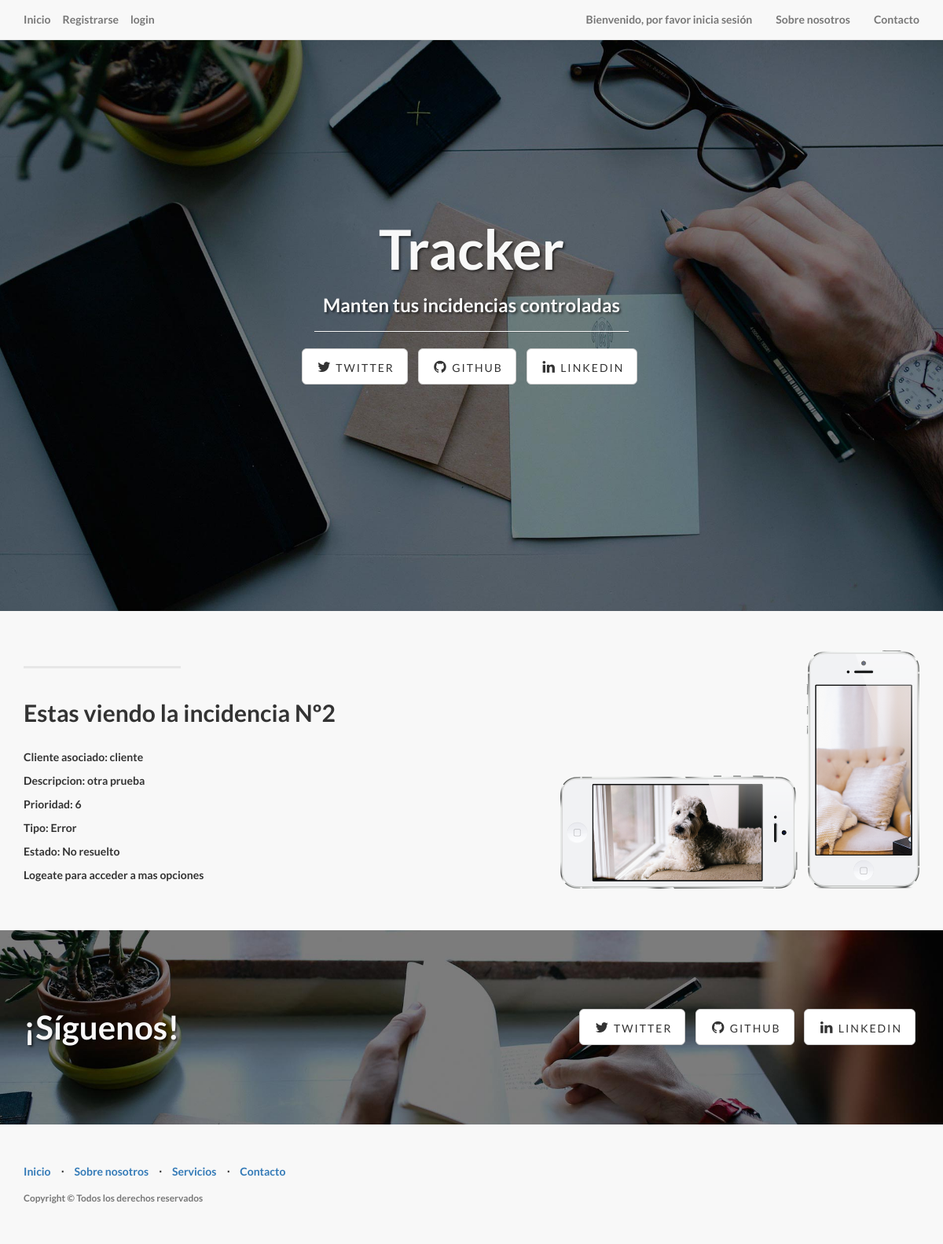
Page /2/ on the committed database.
### tracker/models.py (models this page shows, shortened)
class Incidencia(models.Model):
    incidencia_cliente = models.ForeignKey(Cliente)
    incidencia_descripcion = models.CharField('Descripcion', max_length=200)
    incidencia_prioridad = models.IntegerField('Prioridad', default=0)
    incidencia_fecha = models.DateTimeField('Fecha creacion', auto_now_add=True)
    PREGUNTA='Pregunta'
    ERROR='Error'
    AVERIA='Averia'
    incidencia_clase_tipos = ((PREGUNTA, 'Pregunta'), (ERROR, 'Error'), (AVERIA, 'Averia'), )
    incidencia_clases =models.CharField(max_length=10, choices=incidencia_clase_tipos, default=PREGUNTA)
    incidencia_resuelta = models.BooleanField(default=False)
    def was_published_recently(self):
        return self.pub_date >= timezone.now() - datetime.timedelta(days=1)
    was_published_recently.admin_order_field = 'pub_date'
    was_published_recently.boolean = True
    was_published_recently.short_description = 'Published recently?'

class Cliente(models.Model):
    user = models.OneToOneField(User, primary_key=True)
    homepage = models.URLField()
    cliente_name = models.CharField('Nombre', default='cliente', max_length=200)
    cliente_descripcion = models.CharField('Descripcion', max_length=200)
    cliente_telefono = models.IntegerField('Teléfono', default=0)
    def __str__(self):
        return self.cliente_name

### tracker/views.py (the view)
# urls.py: url(r'^(?P<pk>[0-9]+)/$', views.DetailView.as_view(), name='detail'),
class DetailView(generic.DetailView):
    model = Incidencia
    template_name = 'tracker/detail.html'
    fields = ['incidencia_cliente', 'incidencia_descripcion', 'incidencia_prioridad', 'incidencia_clases']

### tracker/templates/tracker/detail.html (shortened to what this page needs)
{% extends 'base.html' %}
{% load staticfiles %}
{% block block1 %}
<div class="content-section-a">
        <div class="container">
            <div class="row">
                <div class="col-lg-5 col-sm-6">
                    <hr class="section-heading-spacer">
                    <div class="clearfix"></div>
                    <h2 class="section-heading" id="info">Estas viendo la incidencia Nº{{incidencia.id}} </h2>
						<p><b>Cliente asociado:</b> {{ incidencia.incidencia_cliente }}</p>
						<p><b>Descripcion:</b> {{ incidencia.incidencia_descripcion }}</p>
						<p><b>Prioridad:</b> {{ incidencia.incidencia_prioridad }}</p>
						<p><b>Tipo:</b> {{ incidencia.incidencia_clases }}</p>
						<p><b>Estado:</b> {{incidencia.incidencia_resuelta|yesno:"Resuelto,No resuelto" }}</p>
						{% if user.is_authenticated %}
							<button type="button" onclick="location.href='{% url 'tracker:delete' incidencia.id %}'" >Eliminar incidencia {{incidencia.id}}</button>
							<button type="button" onclick="location.href='{% url 'tracker:update' incidencia.id %}'" >Editar incidencia {{incidencia.id}}</button>
						{% else %}
							<p>Logeate para acceder a mas opciones</p>
					{% endif %}
                </div>
                <div class="col-lg-5 col-lg-offset-2 col-sm-6">
                    <img class="img-responsive" src="img/phones.png" alt="">
                </div>
            </div>
        </div>
    </div>
{% endblock block1 %}

### tracker/static/css/landing-page.css (style rules this page uses)
body, html { width: 100%; height: 100%; }
body, h1, h2, h3, h4, h5, h6 { font-family: "Lato","Helvetica Neue",Helvetica,Arial,sans-serif; font-weight: 700; }
.content-section-a { padding: 50px 0; background-color: #f8f8f8; }
.section-heading { margin-bottom: 30px; }
.section-heading-spacer { float: left; width: 200px; border-top: 3px solid #e7e7e7; }

### rows in the picture
Incidencia: id "2", incidencia_cliente "cliente", incidencia_descripcion "otra prueba", incidencia_prioridad "6", incidencia_clases "Error", incidencia_resuelta "No resuelto"
